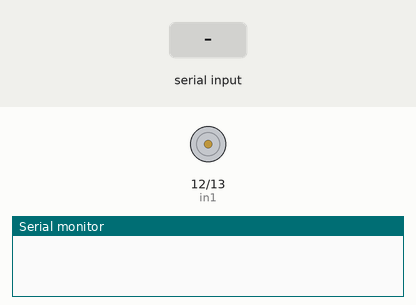
Simulated run of this sketch. Board: Arduino Uno, built with avr-gcc and run on an emulated ATmega328P. Parts: motor-driver pin pairs drawn as motors (green arrow = first pin HIGH = forward, orange = second pin HIGH = backward, longer = more drive, scaled by the enable pin), the last lines printed to the serial monitor. The test bench sets the inputs (shaded band).

Above: at 1.2 s.
1.3 s: "1" received over the second serial link
At 2.9 s:
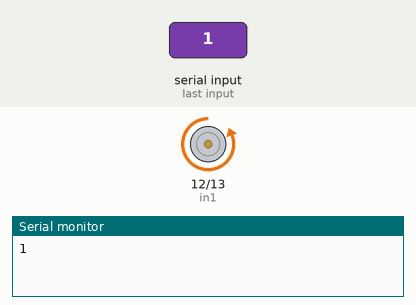
Timing chart, 0 to 4.4 s (numbered marks = the images above; inputs shaded):
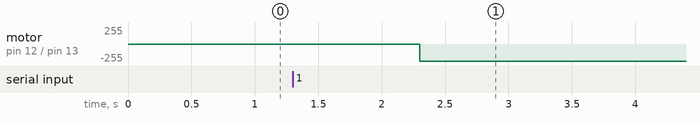

The sketch:

blt_slave_dc.ino
```cpp
#include <SoftwareSerial.h>

SoftwareSerial HC05_slave(2,3); //tx,rx
int in1 = 12;
int in2 = 13;
int enA = 11;
String readStr;

void setup() {
  Serial.begin(9600);
  HC05_slave.begin(9600);
  pinMode(in1, OUTPUT);
  pinMode(in2, OUTPUT);
  pinMode(enA, OUTPUT);
  digitalWrite(in1, LOW);
  digitalWrite(in2, LOW);
}

void loop() {
  if (HC05_slave.available()) {
    readStr = HC05_slave.readString();
    readStr.trim();
    Serial.println(readStr.length());
    if (readStr.length()<=2) {
      forward(255);

    }
    else if (readStr.length()==6 or readStr.length() == 3) {
      backward(255);

    }
  }
  delay(100);
}
void forward(int dutycycle) {
  // Động cơ A
  analogWrite(enA, dutycycle);
  digitalWrite(in1, LOW);
  digitalWrite(in2, HIGH);


  // Đèn
}
void backward(int dutycycle) {
  // Động cơ A
  analogWrite(enA, dutycycle);
  digitalWrite(in1, HIGH);
  digitalWrite(in2, LOW);
}
```

Measured:
- after the input at 1.3 s, motor on pin 12 (in1) / pin 13 (in2): stopped → backward 255/255 after 1.0 s
